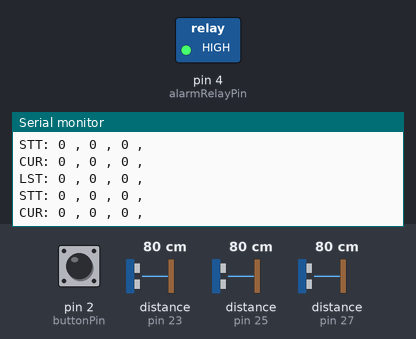
A sketch run on a simulated Arduino Mega 2560, built with avr-gcc and run on an emulated ATmega2560. Parts: switched loads named in the sketch (green lamp = pin HIGH), the last lines printed to the serial monitor. The test bench sets the inputs (shaded band); at power-on: distance to the obstacle (sensors on pin 23, pin 25, pin 27) 80 cm, pin 2 (buttonPin) LOW. The echo pulse lasts 58.3 µs per cm.

Above: at 1.2 s.
1.3 s: distance to the obstacle (sensor on pin 23) set to 2 cm
At 3.21 s:
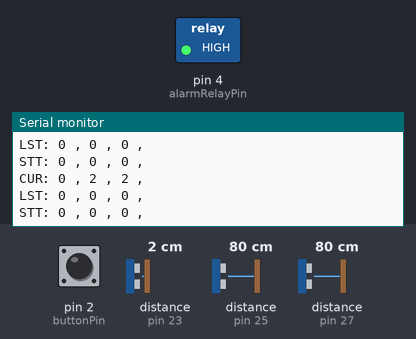
4.3 s: distance to the obstacle (sensor on pin 25) set to 35 cm
At 4.35 s:
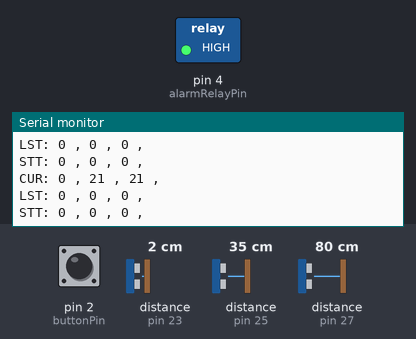
7.3 s: distance to the obstacle (sensor on pin 27) set to 2 cm
At 7.4 s:
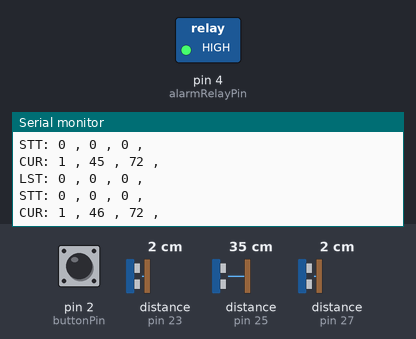
10.3 s: pin 2 (buttonPin) pulled HIGH for 0.15 s
At 10.62 s:
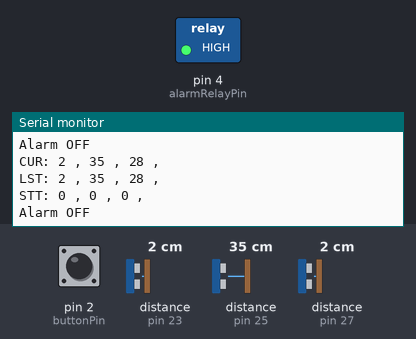
11.9 s: pin 2 (buttonPin) pulled HIGH for 1 s
At 12.29 s:
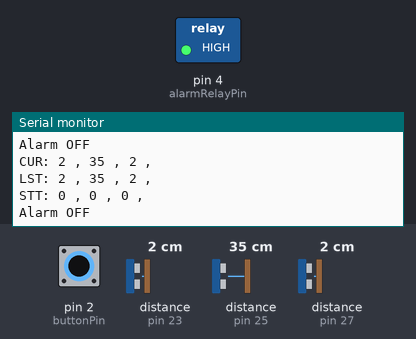
15.9 s: distance to the obstacle (sensor on pin 23) set to 120 cm
At 16.2 s:
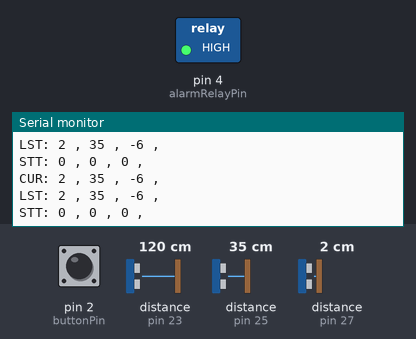
Timing chart, 0 to 18.9 s (numbered marks = the images above; inputs shaded):
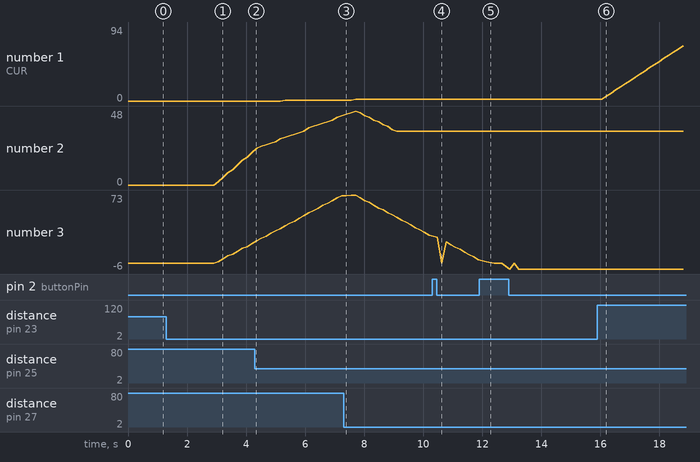

The sketch:

v2.0.ino
```cpp
#include <NewPing.h>  // Include the NewPing library

// Define pins for each sensor
#define TRIGGER_PIN_1 22
#define ECHO_PIN_1 23
#define TRIGGER_PIN_2 24
#define ECHO_PIN_2 25
#define TRIGGER_PIN_3 26
#define ECHO_PIN_3 27


#define buttonPin 2
#define alarmRelayPin 4


// Constants
const int IDLE = 0;
const int FILLING = 1;
const int DRAINING = 2;
const int ALARM = 3;


const int debounceDelay = 50;   // Delay for button debouncing

// int tankHeights[] = {210, 300, 150};

int tankMaximums[] = { 53, 53, 21 };
int tankMinimums[] = { 210, 190, 169 };

// Variables for consistency checks
unsigned long lastFillingCheckTimes[3] = { 0, 0, 0 };
unsigned long lastDrainingCheckTimes[3] = { 0, 0, 0 };
unsigned long lastIdleCheckTimes[3] = { 0, 0, 0 };
const unsigned long consistencyInterval = 20000;  // Time interval for consistency checks
const int distanceThreshold = 5;                 // Threshold for significant distance change


// Variables for each tank
int tankStates[] = { IDLE, IDLE, IDLE };
int distances[] = { 0, 0, 0 };

int lastDistances[] = { 0, 0, 0 };
unsigned long lastUpdateTime = 0;

bool alarmActiveFlags[] = { false, false, false };
bool acknowledgedFlags[] = { false, false, false };

int lastActiveTank = -1;  // To track the last tank that triggered the alarm

const int numReadings = 30;          // Number of readings to average
int sensorReadings[3][numReadings];  // 2D array to store readings for each sensor
int readIndex[3] = { 0, 0, 0 };      // Index for current reading for each sensor
int total[3] = { 0, 0, 0 };          // Total of readings for each sensor
int average[3] = { 0, 0, 0 };        // Average of readings for each sensor


int fillingCounter[3] = {0, 0, 0};
int drainingCounter[3] = {0, 0, 0};
const int requiredConsistentReadings = 3;  // Number of consistent readings required


int previousState[]={ IDLE, IDLE, IDLE };

int sensorReadingsCount[3] = {0, 0, 0};
const int readingsToIgnore = 50;  // Number of readings to ignore for stabilization

const unsigned long stateChangeDelay = 60000; // 5 minutes in milliseconds

// Define maximum distance for sensors (in centimeters)
#define MAX_DISTANCE 400

// Declare an array of NewPing objects
NewPing sonar[3] = {
  NewPing(TRIGGER_PIN_1, ECHO_PIN_1, MAX_DISTANCE),
  NewPing(TRIGGER_PIN_2, ECHO_PIN_2, MAX_DISTANCE),
  NewPing(TRIGGER_PIN_3, ECHO_PIN_3, MAX_DISTANCE)
};
void setup() {
  Serial.begin(9600);  // Start serial communication
  pinMode(buttonPin, INPUT);
  pinMode(alarmRelayPin, OUTPUT);
  digitalWrite(alarmRelayPin, HIGH);

  for (int i = 0; i < 3; i++) {
    total[i] = 0; // Reset the total for each sensor
    for (int j = 0; j < numReadings; j++) {
      sensorReadings[i][j] = 0; // Initialize with 0 or a sensible default value
      total[i] += sensorReadings[i][j];
    }
  }


  // startupTime = millis();
}

void loop() {


  for (int i = 0; i < 3; i++) {
    if (sensorReadingsCount[i] < readingsToIgnore) {
            // Ignore the reading and increment the count
            sensorReadingsCount[i]++;
            continue;  // Skip the rest of the loop for this sensor
        }
   // Subtract the last reading
    total[i] -= sensorReadings[i][readIndex[i]];
    // Read from the sensor
    int newReading = sonar[i].ping_cm();

    // if (isOutlier(newReading, average[i])) {
    //     // If the reading is an outlier, ignore it
    //     continue;
    // }

    newReading = newReading > 0 ? newReading : 0; // Ensure non-negative readings
    sensorReadings[i][readIndex[i]] = newReading;
    // Add the reading to the total
    total[i] += sensorReadings[i][readIndex[i]];
    // Advance to the next position in the array
    readIndex[i] = (readIndex[i] + 1) % numReadings;
    // Calculate the average
    average[i] = total[i] / numReadings;
    // Use 'average[i]' instead of 'distances[i]' for further logic
    distances[i] = average[i];

    unsigned long currentTime = millis();
    if (currentTime - lastUpdateTime >= 360000) {
      for (int j = 0; j < 3; j++) {
        lastDistances[j] = distances[j];
      }
      lastUpdateTime = currentTime;
    }

    // Update tank states based on sensor readings and consistency checks
    if (tankStates[i] == IDLE) {
      if (checkConsistentFilling(i)) {
        tankStates[i] = FILLING;
      } else if (checkConsistentDraining(i)) {
        tankStates[i] = DRAINING;
      }
    } else if (tankStates[i] == FILLING) {
      if (distances[i] <= tankMaximums[i]) {
        alarmActiveFlags[i] = true;
        lastActiveTank = i;
      } else if (checkConsistentIdle(i)) {
        tankStates[i] = IDLE;
      }
    } else if (tankStates[i] == DRAINING) {
      if (distances[i] >= tankMinimums[i]) {
        alarmActiveFlags[i] = true;
        lastActiveTank = i;
      } else if (checkConsistentIdle(i)) {
        tankStates[i] = IDLE;
      }
    }
    // Inside loop, after updating tank states
if (tankStates[i] != previousState[i]) {
    fillingCounter[i] = 0;
    drainingCounter[i] = 0;
}
    delay(50);
  }


  // Manage alarm activation and user acknowledgment
  if (anyAlarmActive()) {
    activateAlarm();
    Serial.print("Alarm triggered by Tank ");
    Serial.println(lastActiveTank);
  }
  if (acknowledgedFlags[lastActiveTank]) {
    deactivateAlarm();
    tankStates[lastActiveTank] = IDLE;
    alarmActiveFlags[lastActiveTank] = false;
    acknowledgedFlags[lastActiveTank] = false;
  }

  // Check for button press (with debouncing)
  if (digitalRead(buttonPin) == HIGH) {
    delay(debounceDelay);
    if (digitalRead(buttonPin) == HIGH) {

      Serial.println("Button press acknowledged. Resetting alarm flags.");
      for (int i = 0; i < 3; i++) {
        acknowledgedFlags[i] = true;  // Acknowledge for all tanks
        alarmActiveFlags[i] = false;  // Reset alarm flags for all tanks
        tankStates[i] = IDLE;         // Set all tanks to IDLE state
        lastDistances[i] = distances[i];
      }
      lastActiveTank = -1;  // Reset lastActiveTank to a neutral value
      deactivateAlarm();
    }
  }
  Serial.print("CUR: ");
  Serial.print(distances[0]);
  Serial.print(" , ");
  Serial.print(distances[1]);
  Serial.print(" , ");
  Serial.print(distances[2]);
  Serial.println(" , ");

  Serial.print("LST: ");
  Serial.print(lastDistances[0]);
  Serial.print(" , ");
  Serial.print(lastDistances[1]);
  Serial.print(" , ");
  Serial.print(lastDistances[2]);
  Serial.println(" , ");

  Serial.print("STT: ");
  Serial.print(tankStates[0]);
  Serial.print(" , ");
  Serial.print(tankStates[1]);
  Serial.print(" , ");
  Serial.print(tankStates[2]);
  Serial.println(" , ");
}


// Helper functions
bool anyAlarmActive() {
  for (int i = 0; i < 3; i++) {
    if (lastActiveTank != -1 && alarmActiveFlags[i] && !acknowledgedFlags[i]) {
      return true;
    }
  }
  return false;
}
// bool checkConsistentFilling(int tankIndex) {
//   unsigned long currentTime = millis();
//   if (currentTime - lastFillingCheckTimes[tankIndex] >= consistencyInterval) {
//     int currentDistance = distances[tankIndex];
//     int previousDistance = lastDistances[tankIndex];

//     if (currentDistance <= previousDistance - distanceThreshold) {
//       fillingCounter[tankIndex]++;
//       if (fillingCounter[tankIndex] >= requiredConsistentReadings) {
//           fillingCounter[tankIndex] = 0;
//           lastFillingCheckTimes[tankIndex] = currentTime;
//           return true;
//       }
//     } else {
//       fillingCounter[tankIndex] = 0;
//       lastIdleCheckTimes[tankIndex] = currentTime;
//     }
//   }
//   return false;
// }

bool checkConsistentFilling(int tankIndex) {
  unsigned long currentTime = millis();
  static unsigned long potentialStateChangeTime[3] = {0, 0, 0}; // add this line

  int currentDistance = distances[tankIndex];
  int previousDistance = lastDistances[tankIndex];

  if (currentDistance <= previousDistance - distanceThreshold) {
    fillingCounter[tankIndex]++;
    if (fillingCounter[tankIndex] >= requiredConsistentReadings) {
      if (potentialStateChangeTime[tankIndex] == 0) { // First detection of potential change
        potentialStateChangeTime[tankIndex] = currentTime;
      }
      if (currentTime - potentialStateChangeTime[tankIndex] >= stateChangeDelay) { // Check if delay has passed
        fillingCounter[tankIndex] = 0;
        lastFillingCheckTimes[tankIndex] = currentTime;
        potentialStateChangeTime[tankIndex] = 0; // Reset the timer
        return true;
      }
    }
  } else {
    fillingCounter[tankIndex] = 0;
    potentialStateChangeTime[tankIndex] = 0; // Reset the timer if condition is not met
  }
  return false;
}


// bool checkConsistentDraining(int tankIndex) {
//   unsigned long currentTime = millis();
//   if (currentTime - lastDrainingCheckTimes[tankIndex] >= consistencyInterval) {
//     int currentDistance = distances[tankIndex];
//     int previousDistance = lastDistances[tankIndex];
//     if (currentDistance >= previousDistance + distanceThreshold) {
//       drainingCounter[tankIndex]++;
//       if (drainingCounter[tankIndex] >= requiredConsistentReadings) {
//           drainingCounter[tankIndex] = 0;
//           lastDrainingCheckTimes[tankIndex] = currentTime;
//           return true;
//       }
//     } else {
//       drainingCounter[tankIndex] = 0;
//       lastIdleCheckTimes[tankIndex] = currentTime;
//     }
//   }
//   return false;
// }

bool checkConsistentDraining(int tankIndex) {
  unsigned long currentTime = millis();
  static unsigned long potentialStateChangeTime[3] = {0, 0, 0}; // Track time when draining is first detected

  int currentDistance = distances[tankIndex];
  int previousDistance = lastDistances[tankIndex];

  if (currentDistance >= previousDistance + distanceThreshold) {
    drainingCounter[tankIndex]++;
    if (drainingCounter[tankIndex] >= requiredConsistentReadings) {
      if (potentialStateChangeTime[tankIndex] == 0) { // First detection of potential change
        potentialStateChangeTime[tankIndex] = currentTime;
      }
      if (currentTime - potentialStateChangeTime[tankIndex] >= stateChangeDelay) { // Check if delay has passed
        drainingCounter[tankIndex] = 0;
        lastDrainingCheckTimes[tankIndex] = currentTime;
        potentialStateChangeTime[tankIndex] = 0; // Reset the timer
        return true;
      }
    }
  } else {
    drainingCounter[tankIndex] = 0;
    potentialStateChangeTime[tankIndex] = 0; // Reset the timer if condition is not met
  }
  return false;
}


bool checkConsistentIdle(int tankIndex) {
  unsigned long currentTime = millis();
  if (currentTime - lastIdleCheckTimes[tankIndex] >= consistencyInterval) {
    int currentDistance = distances[tankIndex];
    int previousDistance = lastDistances[tankIndex];
    if (abs(currentDistance - previousDistance) <= distanceThreshold) {  // Idle
      return true;
    } else {
      // Not idle, reset corresponding timer
      if (currentDistance < previousDistance) {
        lastFillingCheckTimes[tankIndex] = currentTime;
      } else {
        lastDrainingCheckTimes[tankIndex] = currentTime;
      }
    }
  }
  return false;
}

bool isOutlier(int newReading, int averageReading) {
    int threshold = 10;  // Set a threshold for what you consider an outlier
    return abs(newReading - averageReading) > threshold;
}


void activateAlarm() {
  digitalWrite(alarmRelayPin, LOW);
  Serial.println("Alarm ON");
}

void deactivateAlarm() {
  digitalWrite(alarmRelayPin, HIGH);
  acknowledgedFlags[lastActiveTank] = true;
  Serial.println("Alarm OFF");
}
```

Measured:
- after the input at 1.3 s, the serial monitor: prints a new line after 1.8 s (image 1)
- after the input at 7.3 s, the serial monitor: prints a new line after 0.10 s (image 3)
- after the input at 10.3 s, the serial monitor: prints a new line after 0.10 s (image 4)
- after the input at 11.9 s, the serial monitor: prints a new line after 0.26 s (image 5)
- plotted number 1: 2 → 94 after the input at 15.9 s
- plotted number 3: 4 → -6 after the input at 11.9 s
